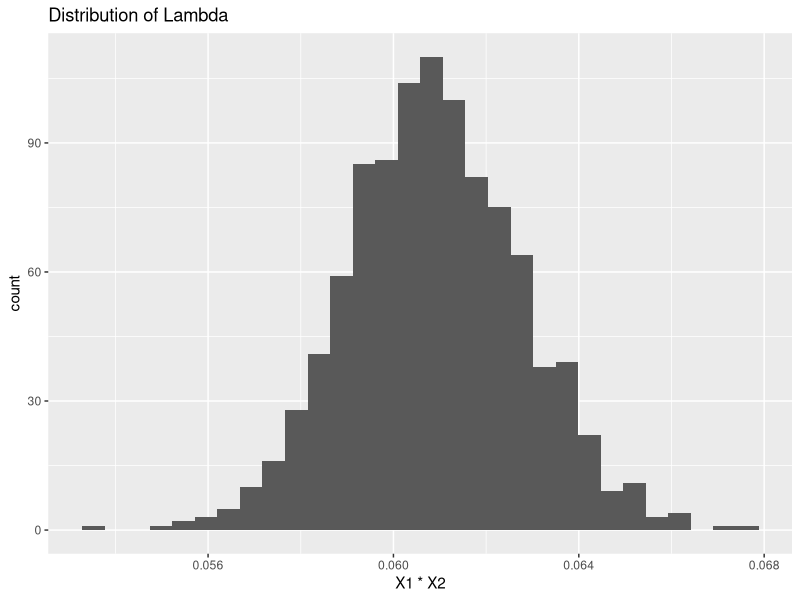

This chart was generated by the following R code:
## ---- chunk 1
knitr::opts_chunk$set(echo = FALSE)
## ---- chunk 2
knitr::opts_chunk$set(echo = TRUE, cache = TRUE)
library(MASS)
library(ggplot2)
#######################################
# This function is a Gibbs sampler
#
# Args
# start.a: initial value for a
# start.b: initial value for b
# n.sims: number of iterations to run
# data: observed data, should be in a
# data frame with one column
#
# Returns:
# A two column matrix with samples
# for a in first column and
# samples for b in second column
#######################################
## ---- chunk 3
sampleGibbs <- function(start.a, start.b, n.sims, data){
# get sum, which is sufficient statistic
x <- sum(data)
# get n
n <- nrow(data)
# create empty matrix, allocate memory for efficiency
res <- matrix(NA, nrow = n.sims, ncol = 2)
res[1,] <- c(start.a,start.b)
for (i in 2:n.sims){
# sample the values
res[i,1] <- rgamma(1, shape = n+1,
rate = res[i-1,2]*x+1)
res[i,2] <- rgamma(1, shape = n+1,
rate = res[i,1]*x+1)
}
return(res) #this gives us a matrix of simulated drawings for a and b
}
## ---- chunk 4
#ggplot(res.mat,aes(x=X1,y=X2))+
  #geom_point()+
  #xlab("Alpha")+
  #ylab("Beta")
## ---- chunk 5
# run Gibbs sampler
n.sims <- 1000
a = 0.2
b = 0.3 #these are our actual parameter values

set.seed(455)
dist <- rexp(n = n.sims, a*b)
data <-data.frame(dist)

# return the result (res)
res <- sampleGibbs(.25,.25, n.sims, data)
res.mat <- data.frame(res)

ggplot(res.mat, aes(x = X1*X2))+ #we know from our exponential distribution that lambda = ab, so we can find the distribution of lambda for parameter estimation
  geom_histogram()+
  ggtitle("Distribution of Lambda")
